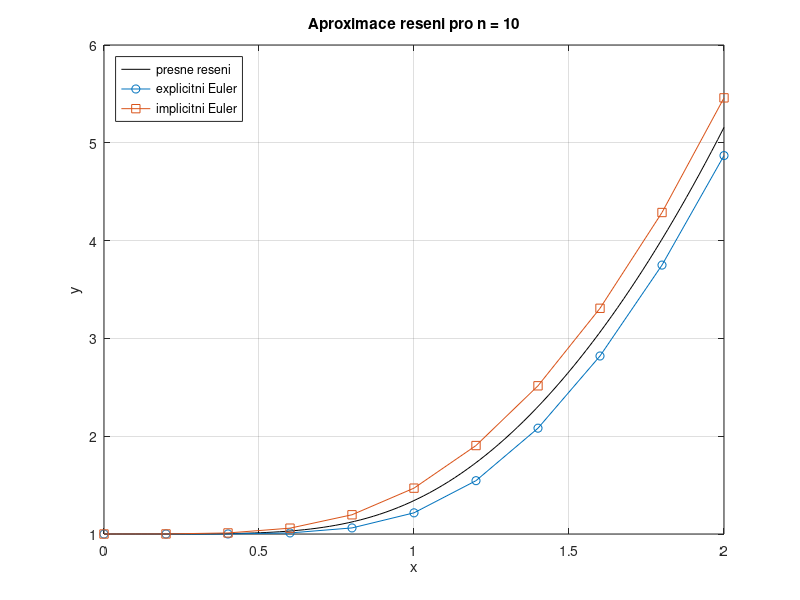

MATLAB code for this plot:
% Explicitni a implicitni Euler pro ulohu y*y' = 2*x^4, y(0) = 1 na [0,2]
f = @(x,y) 2*x.^4./y;                   % prava strana y' = f(x,y)
dfdy = @(x,y) -2*x.^4./y.^2;            % derivace f podle y (pro Newtona)
yExact = @(x) sqrt(4*x.^5/5 + 1);       % presne reseni
x0 = 0; y0 = 1; xMax = 2;               % pocatecni podminka a konec intervalu
nAll = [10 100 1000 10000];             % pocty kroku

e = zeros(numel(nAll),2);               % chyby v bode xMax: explicitni, implicitni
for j = 1:numel(nAll)
    n = nAll(j); h = (xMax - x0)/n; x = x0 + h*(0:n);
    yE = y0*ones(1,n+1); yI = yE;       % aproximace v uzlech x
    for i = 1:n
        yE(i+1) = yE(i) + h*f(x(i),yE(i));               % explicitni Euler

        z = yI(i);                                       % implicitni Euler:
        for k = 1:20                                     % Newton pro
            g  = z - yI(i) - h*f(x(i+1),z);              % g(z) = z - y_i - h*f(x_{i+1},z) = 0
            dg = 1 - h*dfdy(x(i+1),z);
            z  = z - g/dg;
        end
        yI(i+1) = z;
    end
    e(j,:) = abs([yE(end) yI(end)] - yExact(xMax));

    if j == 1                           % graf reseni pro nejmensi n
        figure(1)
        xx = linspace(x0, xMax);
        plot(xx, yExact(xx), 'k-', x, yE, 'o-', x, yI, 's-')
        grid on; xlabel('x'); ylabel('y')
        legend('presne reseni', 'explicitni Euler', 'implicitni Euler', 'Location', 'northwest')
        title(sprintf('Aproximace reseni pro n = %d', n))
    end
end

% Rad konvergence: krok se zmensuje 10x, proto p = log10(e_h/e_{h/10})
p = log10(e(1:end-1,:)./e(2:end,:));

% Vypis tabulky
hAll = (xMax - x0)./nAll;
fprintf('\n  %7s |  %9s  %5s |  %9s  %5s\n', 'h', 'explicitni', 'p', 'implicitni', 'p');
fprintf('%s\n', repmat('-', 1, 46));
for j = 1:numel(nAll)
    fprintf('  %7.1e', hAll(j));
    for m = 1:2
        if j == 1, pStr = '-'; else, pStr = sprintf('%.2f', p(j-1,m)); end
        fprintf(' |  %9.2e  %5s', e(j,m), pStr);
    end
    fprintf('\n');
end
fprintf('(explicitni metoda reseni podhodnocuje, implicitni nadhodnocuje)\n\n');
